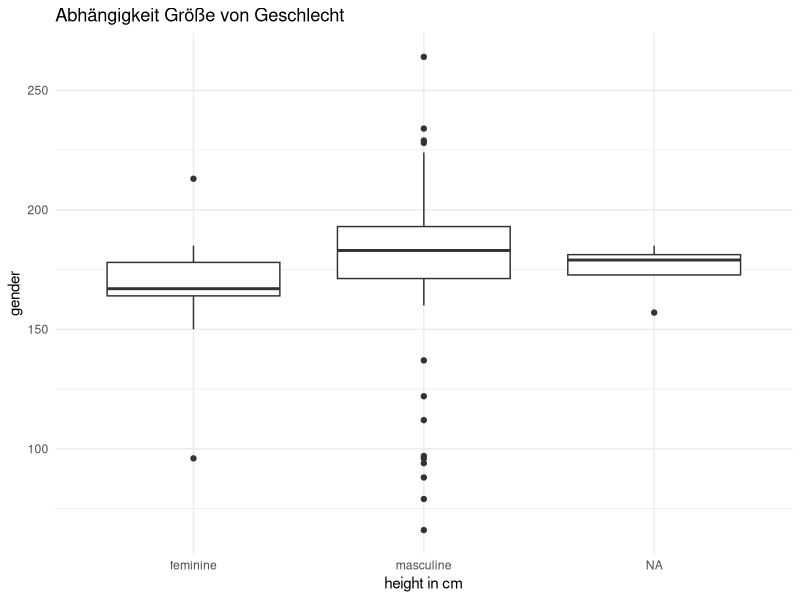
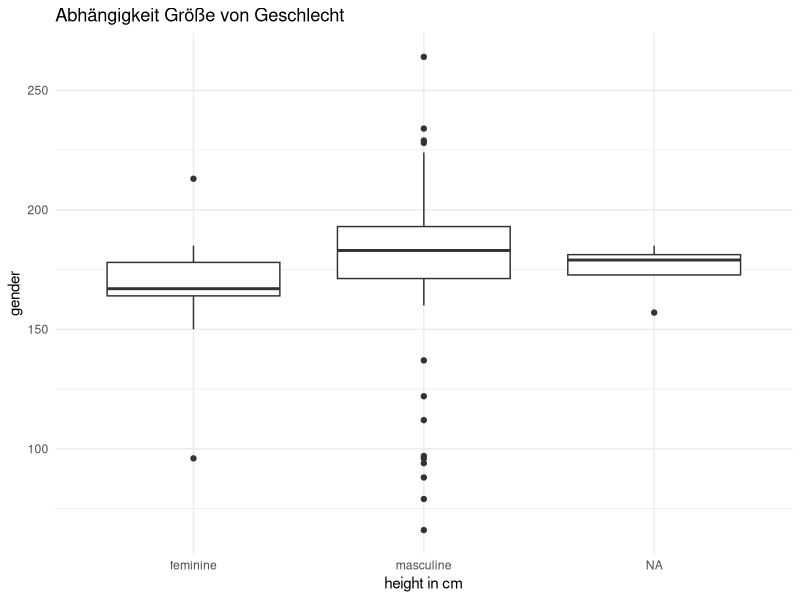

Reproduce these figures in R, in order.
# Bibliotheken laden

library(tidyverse)
library(psych)

# Liste alle Verfügbaren Datensätze
data()


data(starwars)
starwars
library(ggplot2)

ggplot(data = starwars) +
  aes(x = gender, y = height) +
  geom_boxplot(fill = "#ffffff") +
  labs(title = "Abhängigkeit Größe von Geschlecht",
    x = "height in cm",
    y = "gender") +
  theme_minimal()
ggplot(data = starwars) +
  aes(x = gender, y = height) +
  geom_boxplot(fill = "#ffffff") +
  labs(title = "Abhängigkeit Größe von Geschlecht",
    x = "height in cm",
    y = "gender") +
  theme_minimal()

